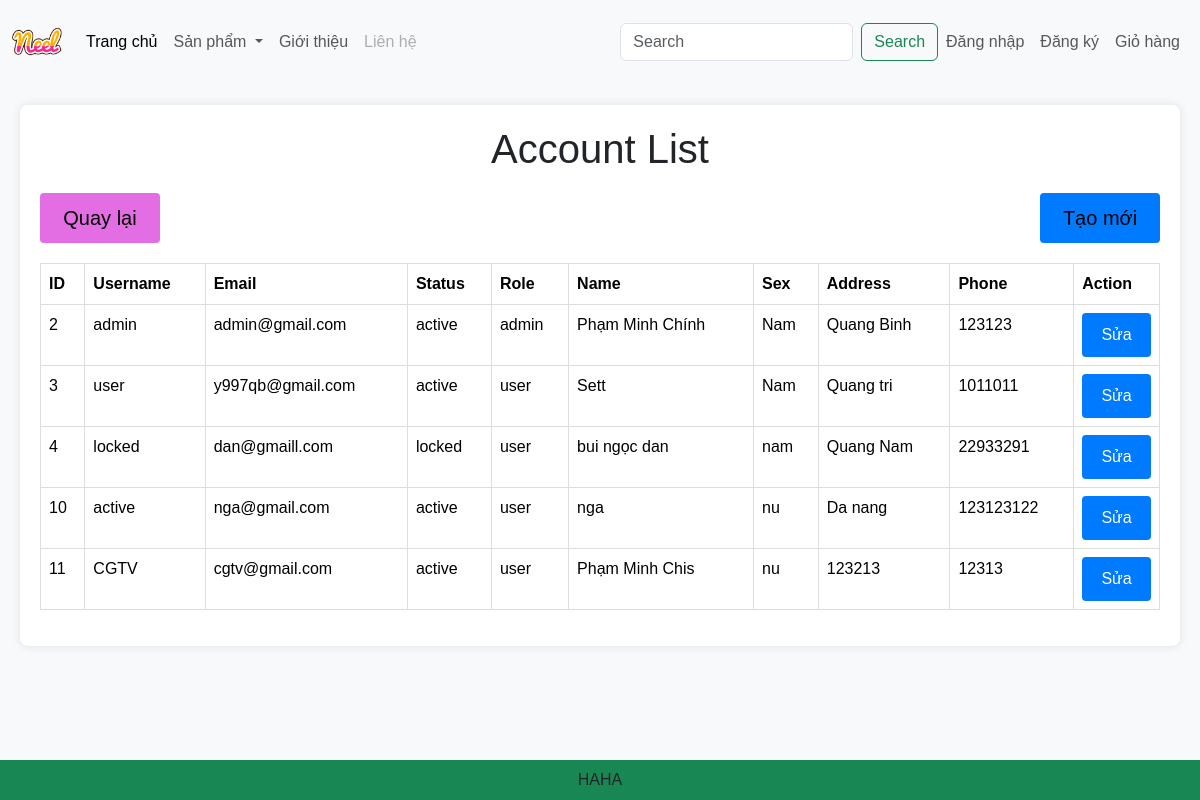
The page /account_list/ on the database as committed earlier.
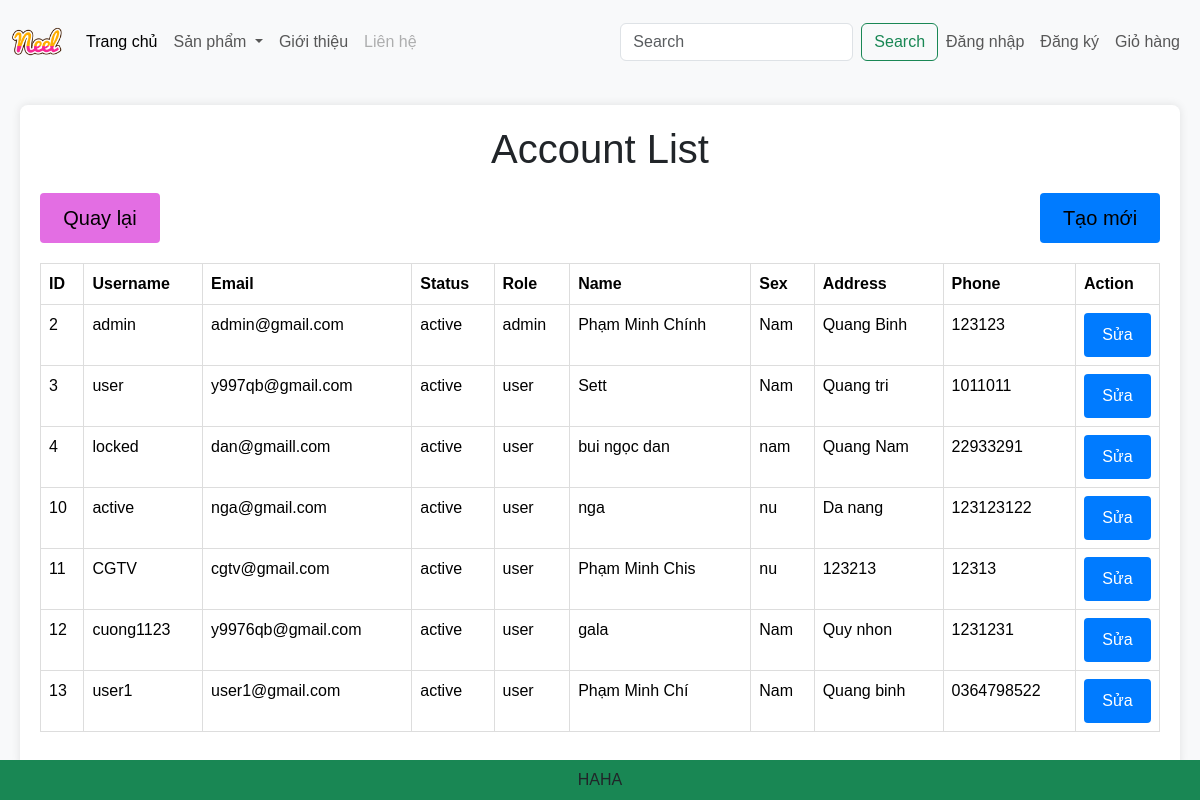
The same page on the database as committed later.
### app/models.py (models this page shows, shortened)
class Account(models.Model):
    ROLE_CHOICES = (
        ('admin', 'Admin'),
        ('user', 'User'),
    )
    STATUS_CHOICES = (
        ('active', 'Active'),
        ('locked', 'Locked'),
    )
    id = models.AutoField(primary_key=True)
    username = models.CharField(max_length=100, unique=True)
    password = models.CharField(max_length=100)
    status = models.CharField(max_length=20, choices=STATUS_CHOICES, default='active')
    email = models.EmailField(unique=True)
    role = models.CharField(max_length=10, choices=ROLE_CHOICES, default='user')  # Sử dụng default để gán giá trị mặc định

class DetailAccount(models.Model):
    id = models.AutoField(primary_key=True)
    name = models.CharField(max_length=100)
    sex = models.CharField(max_length=10)
    address = models.CharField(max_length=255)
    phone = models.CharField(max_length=10)
    id_account = models.OneToOneField(Account, on_delete=models.CASCADE, related_name='detail')

### app/views.py (the view)
# urls.py: path('account_list/', views.account_list,name="account_list"),
def account_list(request):
    accounts = Account.objects.all()
    account_details = []
    for account in accounts:
        try:
            detail = account.detail  # Sử dụng related_name để lấy thông tin chi tiết tài khoản
        except DetailAccount.DoesNotExist:
            detail = None
        account_details.append({
            'account': account,
            'detail': detail
        })
    context = {
        'account_details': account_details,
    }
    return render(request, 'app/account_list.html', context)

### app/templates/app/account_list.html (shortened to what this page needs)
{% extends 'app/base.html' %}
{% load static %}
{% block account_list %}
<!doctype html>
<html lang="en">
<head>
</head>
<body>
<main class="main-content">
    <div class="container">
        <h1>Account List</h1>
        <div class="btn-account-list">
            <a href="/" class="btn-account-header btn-secondary">Quay lại</a>
            <a href="{% url 'account_create' %}" class="btn-account-header btn-primary">Tạo mới</a>
        </div>
        <table class="table">
            <thead>
                <tr>
                    <th>ID</th>
                    <th>Username</th>
                    <th>Email</th>
                    <th>Status</th>
                    <th>Role</th>
                    <th>Name</th>
                    <th>Sex</th>
                    <th>Address</th>
                    <th>Phone</th>
                    <th>Action</th>
                </tr>
            </thead>
            <tbody>
                {% for account_detail in account_details %}
                    <tr>
                        <td>{{ account_detail.account.id }}</td>
                        <td>{{ account_detail.account.username }}</td>
                        <td>{{ account_detail.account.email }}</td>
                        <td>{{ account_detail.account.status }}</td>
                        <td>{{ account_detail.account.role }}</td>
                        {% if account_detail.detail %}
                            <td>{{ account_detail.detail.name }}</td>
                            <td>{{ account_detail.detail.sex }}</td>
                            <td>{{ account_detail.detail.address }}</td>
                            <td>{{ account_detail.detail.phone }}</td>
                        {% else %}
                            <td colspan="4">No detail available</td>
                        {% endif %}
                        <td>
                            <a href="{% url 'account_update' account_detail.account.id %}" class="btn-account btn-primary">Sửa</a>
                        </td>
                    </tr>
                {% endfor %}
            </tbody>
        </table>
    </div>
</main>
</body>
</html>
{% endblock account_list %}

Rows that differ between the two databases and show on the page:
changed Account "locked": account.status "locked" → "active"
added Account: account.id "12", account.username "cuong1123", account.email "y9976qb@gmail.com", account.status "active", account.role "user", detail.name "gala", detail.sex "Nam", detail.address "Quy nhon", detail.phone "1231231"
added Account: account.id "13", account.username "user1", account.email "user1@gmail.com", account.status "active", account.role "user", detail.name "Phạm Minh Chí", detail.sex "Nam", detail.address "Quang binh", detail.phone "0364798522"
